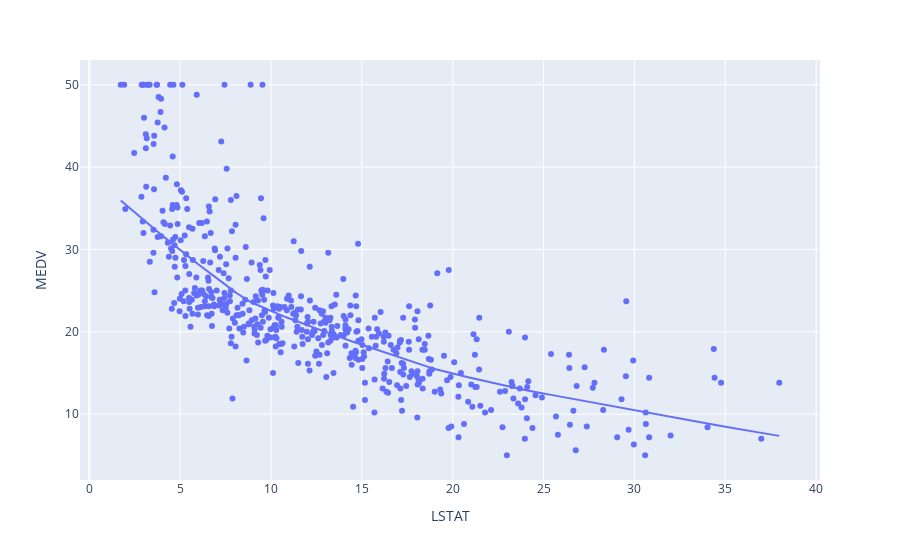

The code cell stored with this chart in its notebook:
### Code cell
fig = px.scatter(data, x= data.LSTAT, y = data.MEDV, trendline = 'lowess')
fig.show()

### Figure 1 — Plotly figure (JSON) as saved in the notebook; plotly's stock layout.template omitted (floating-point values rounded to 4 significant figures; data arrays with more than 128 entries replaced by an {"elided": "..."} marker saying what was removed)
{"data": [{"hovertemplate": "LSTAT=%{x}<br>MEDV=%{y}<extra></extra>", "legendgroup": "", "marker": {"color": "#636efa", "symbol": "circle"}, "mode": "markers", "name": "", "showlegend": false, "type": "scatter", "x": {"elided": "506 float values"}, "xaxis": "x", "y": {"elided": "506 float values"}, "yaxis": "y"}, {"hovertemplate": "<b>LOWESS trendline</b><br><br>LSTAT=%{x}<br>MEDV=%{y} <b>(trend)</b><extra></extra>", "legendgroup": "", "marker": {"color": "#636efa", "symbol": "circle"}, "mode": "lines", "name": "", "showlegend": false, "type": "scatter", "x": {"elided": "506 float values"}, "xaxis": "x", "y": {"elided": "506 float values"}, "yaxis": "y"}], "layout": {"legend": {"tracegroupgap": 0}, "margin": {"t": 60}, "xaxis": {"anchor": "y", "domain": [0, 1], "title": {"text": "LSTAT"}}, "yaxis": {"anchor": "x", "domain": [0, 1], "title": {"text": "MEDV"}}}}
